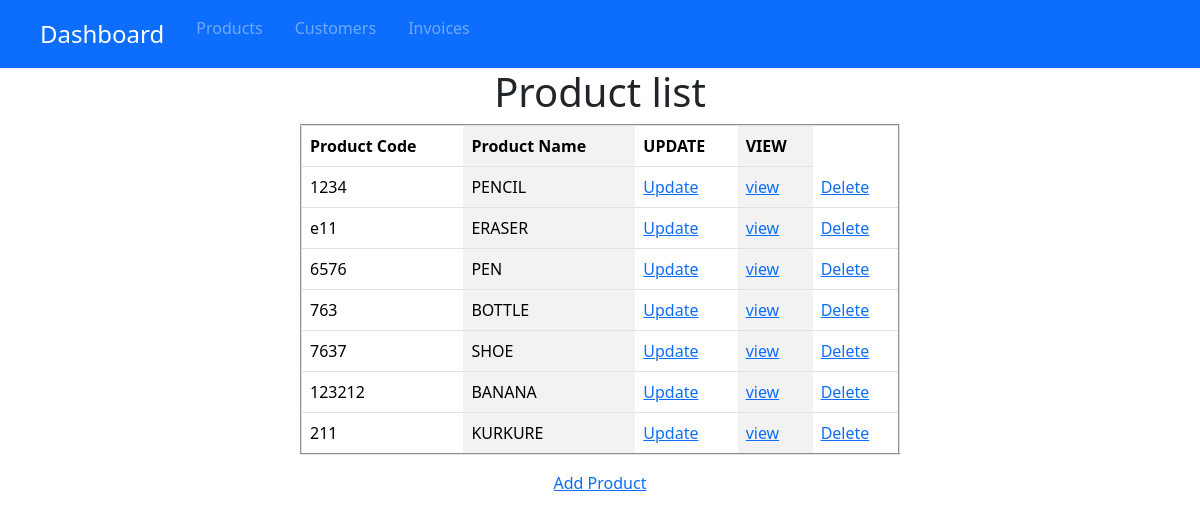
/ProductList/, run on an earlier commit of the app's database.
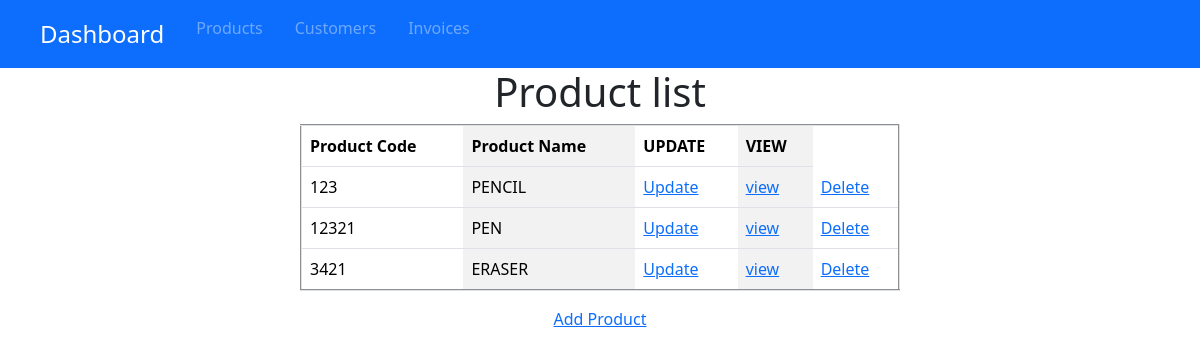
And on a later commit of the database.
### inventory/models.py (models this page shows, shortened)
class Product(models.Model):
    product_name=models.CharField(max_length=250)
    product_code=models.CharField(max_length=50,unique=True)
    product_description=models.TextField(blank=True)
    product_price=models.DecimalField(max_digits=10,decimal_places=2)
    gst_percent=models.IntegerField()
    stock_quantity=models.IntegerField()
    product_image=models.ImageField()
    created_at=models.DateTimeField(auto_now_add=True)

### inventory/views.py (the view)
# urls.py: path('ProductList/',ProductList.as_view(),name='ProductList'),
class ProductList(ListView):
    model=Product
    context_object_name='products'

### templates/inventory/Product_list.html (shortened to what this page needs)
{% extends 'inventory/dummy.html' %}
{% block content%}
    <center>
        <h1>Product list</h1>
        <table border="2px" style="width: 50%;" cellpadding="10px" class="table table-striped-columns">
            <tr>
                <th>Product Code</th>
                <th>Product Name</th>
                <th>UPDATE</th>
                <th>VIEW</th>
            </tr>
            {% for product in products %}
            <tr>
                <td>{{product.product_code}}</td>
                <td>{{product.product_name | upper}}</td>
                <td><a href="{% url 'ProductUpdate' pk=product.pk %}">Update</a></td>
                <td><a href="{% url 'ProductDetail' pk=product.pk %}">view</a> </td>
                <td><a href="{% url 'ProductDelete' pk=product.pk %}">Delete</a> </td>
            </tr>
            {% endfor %}
        </table>
        <a href="{% url 'ProductCreate' %}">Add Product</a>
    </center>
{% endblock %}

### templates/inventory/dummy.html (shortened to what this page needs)
{% load static %}
<!DOCTYPE html>
<html lang="en">
<head>
    <link rel="stylesheet" href="{% static 'css/bootstrap.min.css' %}">
    <link rel="stylesheet" href="{% static 'css/style.css' %}">
</head>
<body>
<nav class="navbar bg-primary" data-bs-theme="dark">
   <ul class="nav justify-content-center ms-4">
  <li class="nav-item">
    <a class="nav-link active text-white fs-4" aria-current="page" href="{% url 'home' %}" >Dashboard</a>
  </li>
  <li class="nav-item">
    <a class="nav-link" href="{% url 'ProductList' %}">Products</a>
  </li>
  <li class="nav-item">
    <a class="nav-link" href="{% url 'CustomerList' %}">Customers</a>
  </li>
  <li class="nav-item">
    <a class="nav-link" href="{% url 'CustomerList' %}">Invoices</a>
  </li>
</ul>
</nav>
{% block content %}
{% endblock %}
</body>
</html>

### static/css/style.css (style rules this page uses)
body { background-color: white; }

What changed in the data, as far as the page shows it:
removed Product: product_code "1234", product_name "PENCIL"
removed Product: product_code "e11", product_name "ERASER"
removed Product: product_code "6576", product_name "PEN"
removed Product: product_code "763", product_name "BOTTLE"
removed Product: product_code "7637", product_name "SHOE"
removed Product: product_code "123212", product_name "BANANA"
removed Product: product_code "211", product_name "KURKURE"
added Product: product_code "123", product_name "PENCIL"
added Product: product_code "12321", product_name "PEN"
added Product: product_code "3421", product_name "ERASER"
